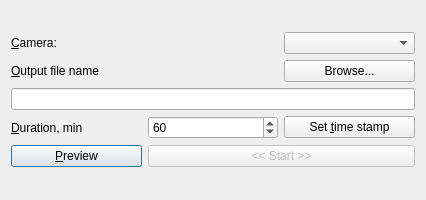
<?xml version="1.0" encoding="UTF-8"?>
<ui version="4.0">
 <class>MainWindow</class>
 <widget class="QDialog" name="MainWindow">
  <property name="geometry">
   <rect>
    <x>0</x>
    <y>0</y>
    <width>426</width>
    <height>200</height>
   </rect>
  </property>
  <property name="windowTitle">
   <string>Dialog</string>
  </property>
  <layout class="QGridLayout" name="gridLayout">
   <item row="0" column="0" colspan="4">
    <layout class="QGridLayout" name="layout">
     <item row="3" column="0">
      <widget class="QLabel" name="duration_label">
       <property name="text">
        <string>&amp;Duration, min</string>
       </property>
       <property name="buddy">
        <cstring>durationSpinBox</cstring>
       </property>
      </widget>
     </item>
     <item row="6" column="0">
      <widget class="QPushButton" name="previewButton">
       <property name="text">
        <string>&amp;Preview</string>
       </property>
      </widget>
     </item>
     <item row="1" column="0">
      <widget class="QLabel" name="file_name_label">
       <property name="text">
        <string>&amp;Output file name</string>
       </property>
       <property name="buddy">
        <cstring>file_name_browse</cstring>
       </property>
      </widget>
     </item>
     <item row="0" column="0">
      <widget class="QLabel" name="camera_label">
       <property name="text">
        <string>&amp;Camera:</string>
       </property>
       <property name="buddy">
        <cstring>camera_selector</cstring>
       </property>
      </widget>
     </item>
     <item row="3" column="1">
      <widget class="QSpinBox" name="durationSpinBox">
       <property name="minimum">
        <number>1</number>
       </property>
       <property name="maximum">
        <number>1440</number>
       </property>
       <property name="value">
        <number>60</number>
       </property>
      </widget>
     </item>
     <item row="3" column="2">
      <widget class="QPushButton" name="set_time_stamp_button">
       <property name="text">
        <string>Set &amp;time stamp</string>
       </property>
      </widget>
     </item>
     <item row="6" column="1" colspan="2">
      <widget class="QPushButton" name="processButton">
       <property name="enabled">
        <bool>false</bool>
       </property>
       <property name="text">
        <string>&lt;&lt; Start &gt;&gt;</string>
       </property>
      </widget>
     </item>
     <item row="2" column="0" colspan="3">
      <widget class="QLineEdit" name="fileNameEdit"/>
     </item>
     <item row="1" column="2">
      <widget class="QPushButton" name="file_name_browse">
       <property name="text">
        <string>Browse...</string>
       </property>
      </widget>
     </item>
     <item row="0" column="2">
      <widget class="QComboBox" name="camera_selector"/>
     </item>
    </layout>
   </item>
  </layout>
 </widget>
 <resources/>
 <connections/>
</ui>
